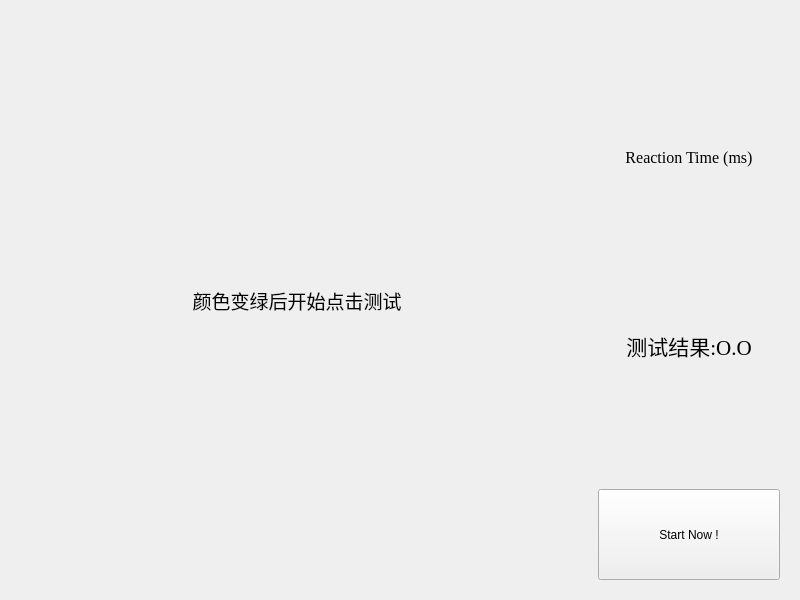
<?xml version="1.0" encoding="UTF-8"?>
<ui version="4.0">
 <class>Widget</class>
 <widget class="QWidget" name="Widget">
  <property name="geometry">
   <rect>
    <x>0</x>
    <y>0</y>
    <width>800</width>
    <height>600</height>
   </rect>
  </property>
  <property name="windowTitle">
   <string>Widget</string>
  </property>
  <layout class="QHBoxLayout" name="horizontalLayout">
   <item>
    <widget class="ColorFlashWidget" name="widget" native="true">
     <property name="minimumSize">
      <size>
       <width>500</width>
       <height>400</height>
      </size>
     </property>
     <layout class="QVBoxLayout" name="verticalLayout_2">
      <item>
       <widget class="QLabel" name="reminder">
        <property name="sizePolicy">
         <sizepolicy hsizetype="Expanding" vsizetype="Expanding">
          <horstretch>0</horstretch>
          <verstretch>0</verstretch>
         </sizepolicy>
        </property>
        <property name="font">
         <font>
          <pointsize>14</pointsize>
         </font>
        </property>
        <property name="text">
         <string>颜色变绿后开始点击测试</string>
        </property>
        <property name="alignment">
         <set>Qt::AlignmentFlag::AlignCenter</set>
        </property>
       </widget>
      </item>
     </layout>
    </widget>
   </item>
   <item>
    <widget class="QWidget" name="widget_2" native="true">
     <property name="sizePolicy">
      <sizepolicy hsizetype="Preferred" vsizetype="Preferred">
       <horstretch>0</horstretch>
       <verstretch>0</verstretch>
      </sizepolicy>
     </property>
     <property name="minimumSize">
      <size>
       <width>200</width>
       <height>0</height>
      </size>
     </property>
     <layout class="QVBoxLayout" name="verticalLayout">
      <item>
       <spacer name="verticalSpacer_2">
        <property name="orientation">
         <enum>Qt::Orientation::Vertical</enum>
        </property>
        <property name="sizeHint" stdset="0">
         <size>
          <width>20</width>
          <height>40</height>
         </size>
        </property>
       </spacer>
      </item>
      <item>
       <widget class="QLabel" name="label_title">
        <property name="sizePolicy">
         <sizepolicy hsizetype="Minimum" vsizetype="Expanding">
          <horstretch>0</horstretch>
          <verstretch>0</verstretch>
         </sizepolicy>
        </property>
        <property name="minimumSize">
         <size>
          <width>50</width>
          <height>60</height>
         </size>
        </property>
        <property name="font">
         <font>
          <family>Times New Roman</family>
          <pointsize>12</pointsize>
         </font>
        </property>
        <property name="text">
         <string>Reaction Time (ms)</string>
        </property>
        <property name="alignment">
         <set>Qt::AlignmentFlag::AlignCenter</set>
        </property>
       </widget>
      </item>
      <item>
       <spacer name="verticalSpacer">
        <property name="orientation">
         <enum>Qt::Orientation::Vertical</enum>
        </property>
        <property name="sizeHint" stdset="0">
         <size>
          <width>20</width>
          <height>20</height>
         </size>
        </property>
       </spacer>
      </item>
      <item>
       <widget class="QLabel" name="output_value">
        <property name="sizePolicy">
         <sizepolicy hsizetype="Minimum" vsizetype="Expanding">
          <horstretch>0</horstretch>
          <verstretch>0</verstretch>
         </sizepolicy>
        </property>
        <property name="minimumSize">
         <size>
          <width>50</width>
          <height>60</height>
         </size>
        </property>
        <property name="font">
         <font>
          <family>Times New Roman</family>
          <pointsize>16</pointsize>
         </font>
        </property>
        <property name="text">
         <string>测试结果:O.O</string>
        </property>
        <property name="alignment">
         <set>Qt::AlignmentFlag::AlignCenter</set>
        </property>
       </widget>
      </item>
      <item>
       <spacer name="verticalSpacer_3">
        <property name="orientation">
         <enum>Qt::Orientation::Vertical</enum>
        </property>
        <property name="sizeHint" stdset="0">
         <size>
          <width>20</width>
          <height>40</height>
         </size>
        </property>
       </spacer>
      </item>
      <item>
       <widget class="QPushButton" name="pbt_strat">
        <property name="sizePolicy">
         <sizepolicy hsizetype="Minimum" vsizetype="Expanding">
          <horstretch>0</horstretch>
          <verstretch>0</verstretch>
         </sizepolicy>
        </property>
        <property name="minimumSize">
         <size>
          <width>50</width>
          <height>40</height>
         </size>
        </property>
        <property name="text">
         <string>Start Now !</string>
        </property>
       </widget>
      </item>
     </layout>
    </widget>
   </item>
  </layout>
 </widget>
 <customwidgets>
  <customwidget>
   <class>ColorFlashWidget</class>
   <extends>QWidget</extends>
   <header>ColorFlashWidget.h</header>
   <container>1</container>
  </customwidget>
 </customwidgets>
 <resources/>
 <connections/>
</ui>
